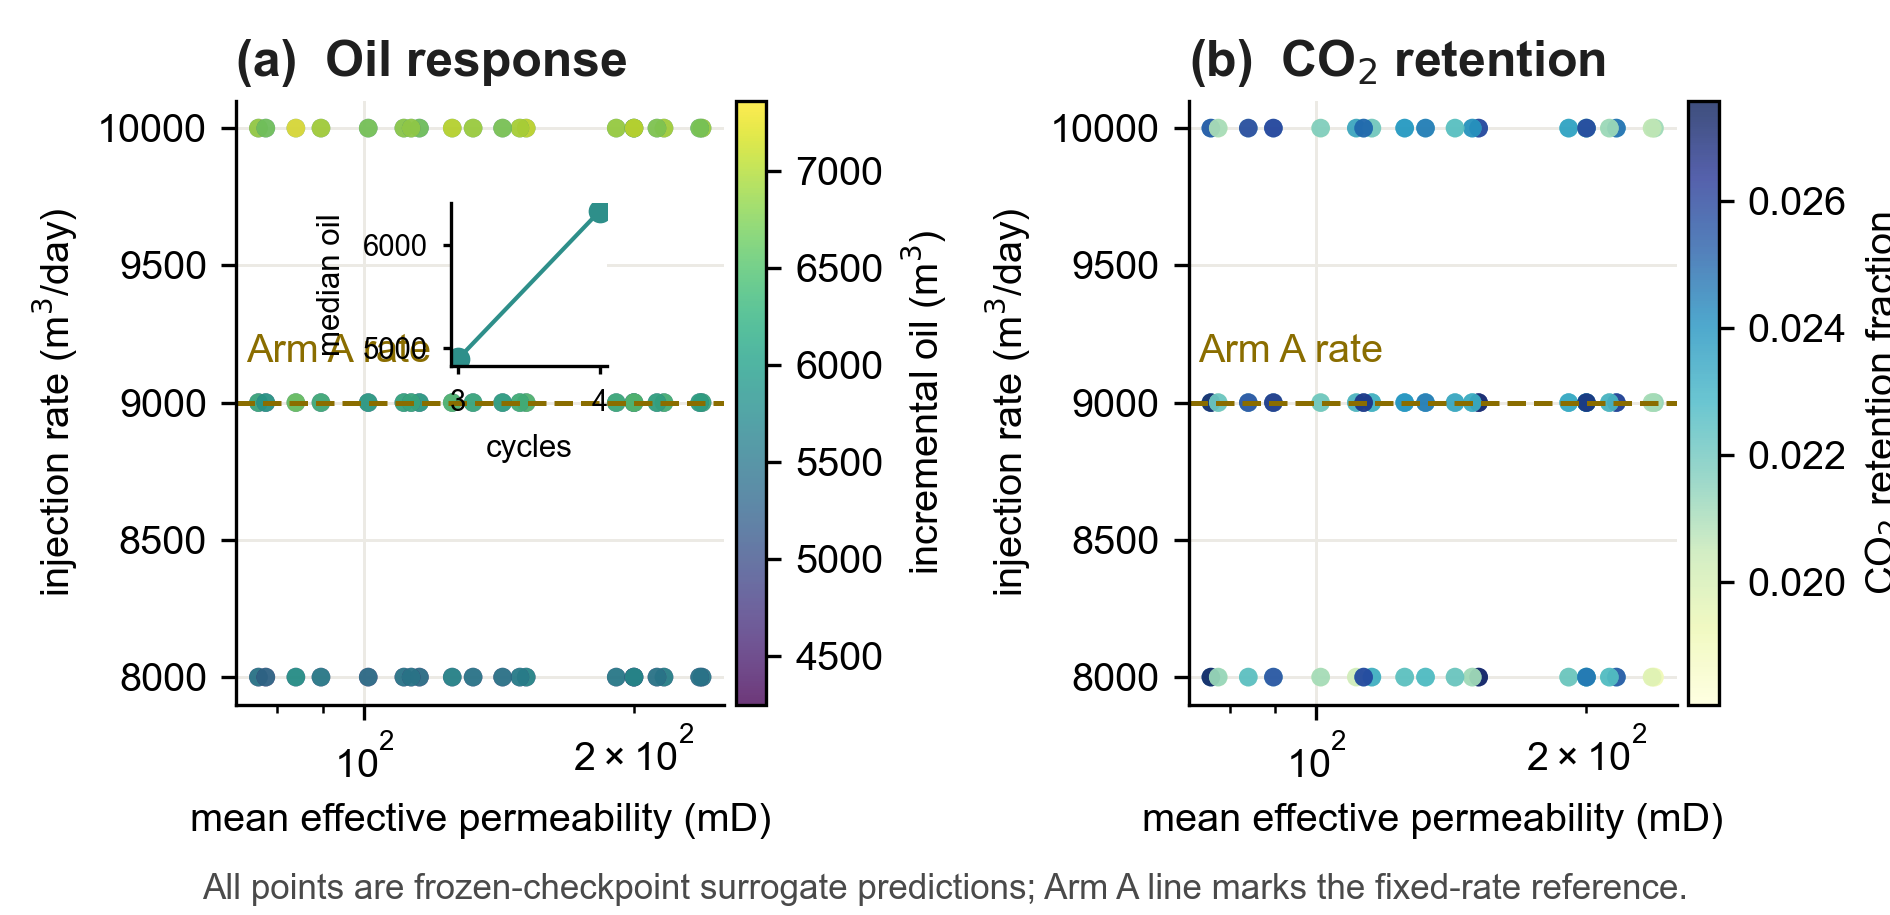

This chart was generated by the following Python code:
"""Figure 4 - real surrogate screening surface and Arm A reference."""

from pathlib import Path

import matplotlib

matplotlib.use("Agg")
import matplotlib.pyplot as plt
import numpy as np

from feature007_common import blocked_main, load_table, parser, require_ready


OUT_DIR = Path(__file__).parent
INK = "#1F1F1F"
SUB_INK = "#4A4A4A"
GOLD = "#8A6D00"
TEAL = "#2E8F8A"


def _float(rows, name: str) -> np.ndarray:
    try:
        return np.array([float(row[name]) for row in rows])
    except KeyError as exc:
        raise ValueError(f"screening_surface.csv lacks required column {name}") from exc


def _style(ax) -> None:
    ax.spines[["top", "right"]].set_visible(False)
    ax.grid(color="#ECEAE4", lw=0.7)
    ax.set_axisbelow(True)


def generate() -> None:
    args = parser(4, __doc__).parse_args()
    manifest, _ = require_ready(args.bundle, args.figure_number)
    rows = load_table(args.bundle, manifest, "screening_surface")
    permeability = _float(rows, "mean_permeability_md")
    injection = _float(rows, "injection_rate_m3_day")
    oil = _float(rows, "incremental_oil_m3")
    retention = _float(rows, "co2_retention_fraction")
    cycles = _float(rows, "cycles")

    plt.rcParams.update(
        {
            "font.family": "Arial",
            "font.size": 9.5,
            "axes.titlesize": 12.0,
            "axes.labelsize": 9.5,
            "pdf.fonttype": 42,
            "ps.fonttype": 42,
            "text.color": INK,
        }
    )
    fig, axes = plt.subplots(1, 2, figsize=(6.3, 3.05), gridspec_kw={"wspace": 0.62})
    panels = [
        (axes[0], oil, "incremental oil (m$^3$)", "viridis"),
        (axes[1], retention, "CO$_2$ retention fraction", "YlGnBu"),
    ]
    for index, (ax, values, label, cmap) in enumerate(panels):
        scatter = ax.scatter(
            permeability,
            injection,
            c=values,
            cmap=cmap,
            s=20,
            alpha=0.78,
            linewidths=0,
            rasterized=True,
        )
        ax.set_xscale("log")
        ax.set_xlabel("mean effective permeability (mD)")
        ax.set_ylabel(r"injection rate (m$^3$/day)")
        ax.set_title(
            f"({'ab'[index]})  {'Oil response' if index == 0 else 'CO$_2$ retention'}",
            loc="left",
            fontweight="bold",
        )
        cb = fig.colorbar(scatter, ax=ax, pad=0.02)
        cb.set_label(label)
        # Arm A is a schedule reference, not a claimed result at a fabricated geology.
        ax.axhline(9000, color=GOLD, lw=1.2, ls="--")
        # Sit the label just above the dashed line at the left, in the empty band
        # between rows, clear of both the scattered points and the panel-(a) inset.
        ax.text(0.02, 9120, "Arm A rate", transform=ax.get_yaxis_transform(),
                ha="left", va="bottom", color=GOLD)
        _style(ax)

    inset = axes[0].inset_axes([0.44, 0.56, 0.32, 0.27])
    for cycle in sorted(set(cycles)):
        mask = cycles == cycle
        inset.scatter(cycle, np.median(oil[mask]), color=TEAL, s=22)
    inset.plot(sorted(set(cycles)), [np.median(oil[cycles == c]) for c in sorted(set(cycles))],
               color=TEAL, lw=1.0)
    inset.set_xlabel("cycles", fontsize=7.5)
    inset.set_ylabel("median oil", fontsize=7.5)
    inset.tick_params(labelsize=7.0, length=2)
    inset.spines[["top", "right"]].set_visible(False)

    fig.text(
        0.5,
        0.018,
        "All points are frozen-checkpoint surrogate predictions; Arm A line marks the fixed-rate reference.",
        ha="center",
        fontsize=8.4,
        color=SUB_INK,
    )
    fig.subplots_adjust(left=0.125, right=0.94, top=0.89, bottom=0.23)
    fig.savefig(OUT_DIR / "fig04_screening_surface.pdf")
    fig.savefig(OUT_DIR / "fig04_screening_surface.png", dpi=300)
    plt.close(fig)
    print("wrote", OUT_DIR / "fig04_screening_surface.pdf")


if __name__ == "__main__":
    raise SystemExit(blocked_main(generate))
